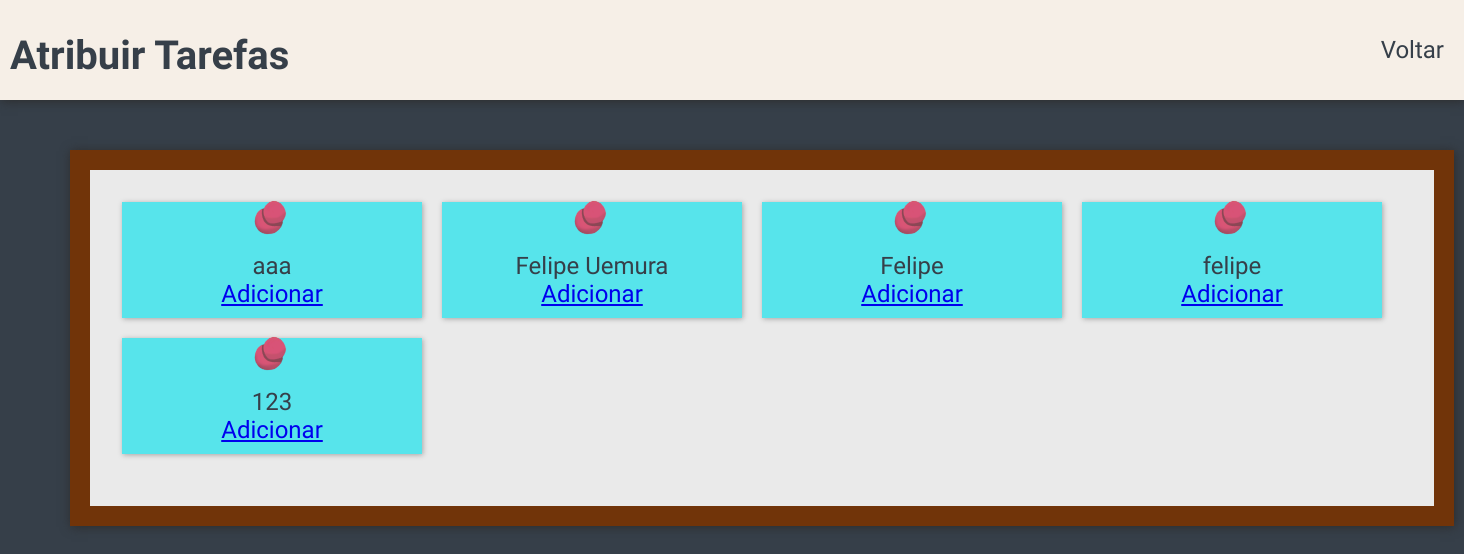
/atribuir_tarefa (signed in), run on an earlier commit of the app's database.
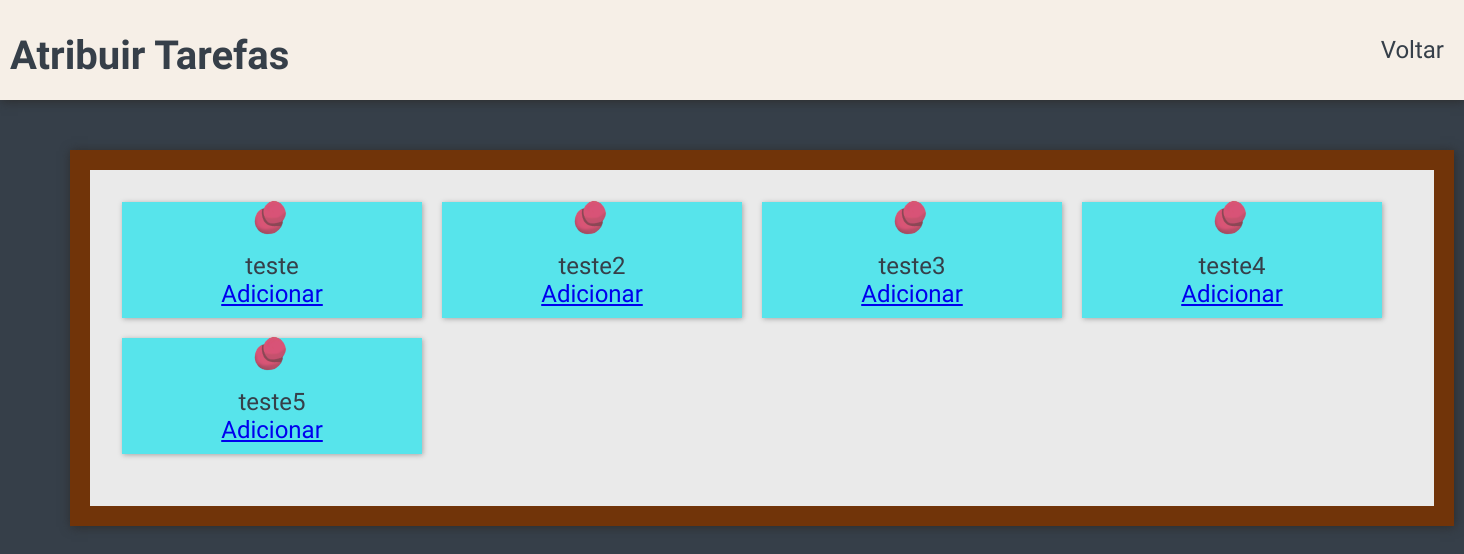
And on a later commit of the database.
### models.py (models this page shows)
class User(db.Model, UserMixin):
    id = db.Column(db.Integer, primary_key=True)
    name = db.Column(db.String(100), nullable=False)
    password = db.Column(db.String(100), nullable=False)
    events = db.relationship('Event', backref='user', lazy=True)

### main.py (the view)
@app.route('/atribuir_tarefa', methods=['GET', 'POST'])
@login_required
def atribuir_tarefa():
    users = User.query.all()
    event = Event.query.all()
    return render_template('tasksatt.html', users=users, event=event)

### models.py (called while the page is built)
@login_manager.user_loader
def load_user(user_id):
    return User.query.get(int(user_id))

### templates/tasksatt.html (shortened to what this page needs)
<!DOCTYPE html>
<html lang="en">
<head>
    <link rel="stylesheet" href="../static/css/taskatt.css">
</head>
<body>
    <div class="header">
        <h2>Atribuir Tarefas</h2>
        <a href="{{ url_for('dashboard')}}" class="btn btn-secondary back-to-dashboard-button"> Voltar </a>
    </div>
    <div class="content">
        <table class="table">
            <tbody>
                {% for user in users %}
                    <tr>
                        <td><img src="../static/img/pin.png"></td>
                        <td>{{ user.name }}</td>
                        <td>
                            <a href="{{ url_for('event_assignment', id=user.id) }}">Adicionar</a>
                        </td>
                    </tr>
                {% endfor %}
            </tbody>
        </table>
    </div>
</body>
</html>

What changed in the data, as far as the page shows it:
removed User: name "aaa"
removed User: name "Felipe Uemura"
removed User: name "Felipe"
removed User: name "felipe"
removed User: name "123"
added User: name "teste"
added User: name "teste2"
added User: name "teste3"
added User: name "teste4"
added User: name "teste5"
